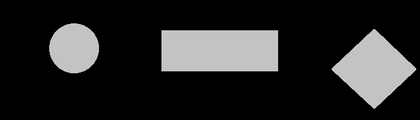
%> input picture test.png, 420 x 120 px, shrunk from 666 x 190 before the run
$ octave ex1.m   (GNU Octave 9; MATLAB toolbox functions it lacks are replaced by stand-ins)
%> lines starting %> are read from the running program, lines starting %| are printed output that depends on the picture; in (x1, y1, x2, y2) boxes, pixels count from 0 and x2, y2 are one past the last pixel; in counts of white or black regions, pixels touching at a corner belong together; the program's own positions count from 1
### angularFunctionDescriptors.m
function angularFunctionDescriptors(curve, nc)

X = curve(1,:);
Y = curve(2,:);
m = length(X);

figure
subplot(231)
plot(X,Y)
title('Contur');

% calcul distante S_i
S = zeros(1,m);
S(1) = sqrt( (X(1)-X(m))^2 + (Y(1)-Y(m))^2 );
for i = 2:m
    S(i) = S(i-1) + sqrt( (X(i)-X(i-1))^2 + (Y(i)-Y(i-1))^2 );
end
L = S(m); % L - lungime perimetru

%calculul functiei de curbura
wnd = 10;
A = zeros(1,m);

for i = 1:m
    % medierea coordonateor pixelilor de pe contur pe o fereastra de
    % dimensiune wnd pentru atenuarea zgomotului
    x1 = 0; x2 = 0; y1 = 0; y2 = 0;
    for j = 1:wnd
        pa = i-j;
        pb = i+j;
        if (pa<1)
            pa = m+pa;
        end

        if(pb>m)
            pb = pb-m;
        end
        x1 = x1 + X(pa);
        y1 = y1 + Y(pa);

        x2 = x2 + X(pa);
        y2 = y2 + Y(pa);
    end

    x1 = x1/wnd;
    y1 = y1/wnd;

    x2 = x2/wnd;
    y2 = y2/wnd;

    % calculul valorii functiei de curbura in punctul i de pe contur
    dx = x2-x1;
    dy = y2-y1;

    if (dx == 0)
        dx = .00001;
    end
    if ((dx>0) && (dy>0))
        A(i) = atan(dy/dx);
    elseif ((dx>0) && (dy<0))
        A(i) = atan(dy/dx) + 2*pi;
    else
        A(i) = atan(dy/dx) + pi;
    end
end

subplot(232)
plot(S, A);
axis([0,S(m), -1, 2*pi+1]);
title('\phi(s)');

% calculul functiei unghiulare cumulative
G = zeros(1, m);
for i = 2:m
    dA = A(i)-A(i-1);
    d = min(abs(dA), abs(abs(dA)-2*pi));
    if (d > 0.5)
        G(i) = G(i-1);
    elseif (dA < -pi)
        G(i) = G(i-1) - (dA + 2*pi);
    elseif (dA > -pi)
        G(i) = G(i-1) - (dA - 2*pi);
    else
        G(i) = G(i-1) - dA;
    end
end

subplot(233)
plot(S,G);
axis([0, S(m), -2*pi-1, 1]);
title('Functie unghiulara cumulativa \gamma(s)');

t = (2*pi*S)/L;
F = G + t;
subplot(234)
plot(t, F);
axis([0, 2*pi, -2*pi, 2*pi]);
title('Functie unghiulara cumulativa normalizata \gamma^*(t)');

% calculul descriptorilor Fourier
a = zeros(1, nc);
b = zeros(1, nc);

for k = 1:nc
    a(k) = a(k) + G(1)*(S(1))*cos(2*pi*k*S(1)/L);
    b(k) = b(k) + G(1)*(S(1))*sin(2*pi*k*S(1)/L);
    for i = 2:m
        a(k) = a(k) + G(i)*(S(i)-S(i-1))*cos(2*pi*k*S(i)/L);
        b(k) = b(k) + G(i)*(S(i)-S(i-1))*sin(2*pi*k*S(i)/L);
    end
    a(k) = a(k)*(2/L);
    b(k) = b(k)*(2/L)-2/k;
end

subplot(235)
bar(a);
title('Descriptori Fourier a_k')

subplot(236)
bar(b)
title('Descriptori Fourier b_k')

end

### ellipticFourierDescriptors.m
function ellipticFourierDescriptors(c, nc)

X = c(1,:);
Y = c(2,:);
m = length(X);
T = m;
w = 2*pi/T;
tau = T/m;

% calculul coeficientilor seriei Fourier
ax = [];
bx = [];
for k = 1:nc
    ax(k) = 0;
    bx(k) = 0;
    for i = 1:m
        ax(k) = ax(k) + X(i)*cos(k*w*i*tau);
        bx(k) = bx(k) + X(i)*sin(k*w*i*tau);
    end
end

ax = (2/m)*ax;
bx = (2/m)*bx;
ax0 = 2/m*sum(X);
bx0 = 0;

ay = [];
by = [];

for k = 1:nc
    ay(k) = 0;
    by(k) = 0;
    for i = 1:m
        ay(k) = ay(k) + Y(i)*cos(k*w*i*tau);
        by(k) = by(k) + Y(i)*sin(k*w*i*tau);
    end
end

ay = (2/m)*ay;
by = (2/m)*by;
ay0 = 2/m*sum(Y);
by0 = 0;

### ex1.m
clear, close all

im = imread('test.png');
%> im is the input picture: size 120x420x3 uint8; min 0, max 229, mean 39.6
imshow(im)

if (~islogical(im))
    % transformare imagine RGB in imagine cu nuante de gri
    if (ndims(im)>2)
        im = rgb2gray(im);
%> im: size 120x420 uint8
    end
    % calcul prag in functie de care se va binariza imaginea
   level=graythresh(im);
%> level = 0.38
    % binarizare imagine
    BW = im2bw(im,level);
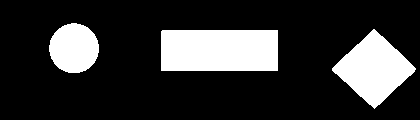
%> BW: size 120x420 logical; 20.3% white; 3 white regions, box (x1, y1, x2, y2) and area: (161, 30, 278, 71) 4796, (332, 29, 416, 109) 3472, (49, 23, 99, 73) 1946
end
figure, imshow(BW)
% daca in urma binarizarii fundalul este alb si obiectele negre, se va complementa imaginea
% BW = ~BW;
% figure, imshow(BW)
[B,L,N] = bwboundaries(BW,'noholes');
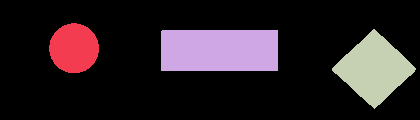
%> L: size 120x420 double; 4 distinct labels, from 0 to 3; one colour per label, 0 black
%> B = 3 boundaries; box (x1, y1, x2, y2) and points: (161, 30, 278, 71) 312, (332, 29, 416, 109) 171, (49, 23, 99, 73) 139; N = 3

nc = 15;
for k=1:N
    X = B{k}(:,2);
    Y = B{k}(:,1);
    contur = [X'; Y'];

    angularFunctionDescriptors(contur, nc);
   ellipticFourierDescriptors(contur, nc);

   %pause

end
%> this loop made 3 passes
%> (L in angularFunctionDescriptors, T in ellipticFourierDescriptors, w in ellipticFourierDescriptors, ax0 in ellipticFourierDescriptors, ay0 in ellipticFourierDescriptors) on passes 1 to 3: (162, 139, 0.0452, 148.7, 97.78), (311.4, 312, 0.0201, 440, 102), (233.8, 171, 0.0367, 748.5, 139.1)
%> pass 1, `angularFunctionDescriptors(contur, nc);`:
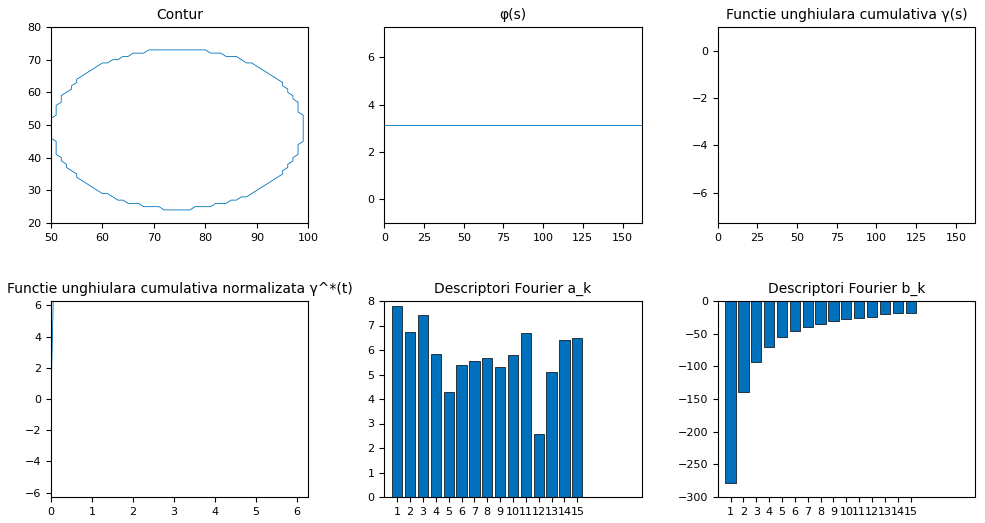
%> figure redrawn from the program's plot data, 6 panels; panel 3: curve peaks at x = 162, y = 867.1, above the top of the axes; panel 5: tallest bar 7.79 high, from x = 0.6 to 1.4; panel 6: tallest bar 278.2 high, from x = 0.6 to 1.4
%> pass 2, `angularFunctionDescriptors(contur, nc);`:
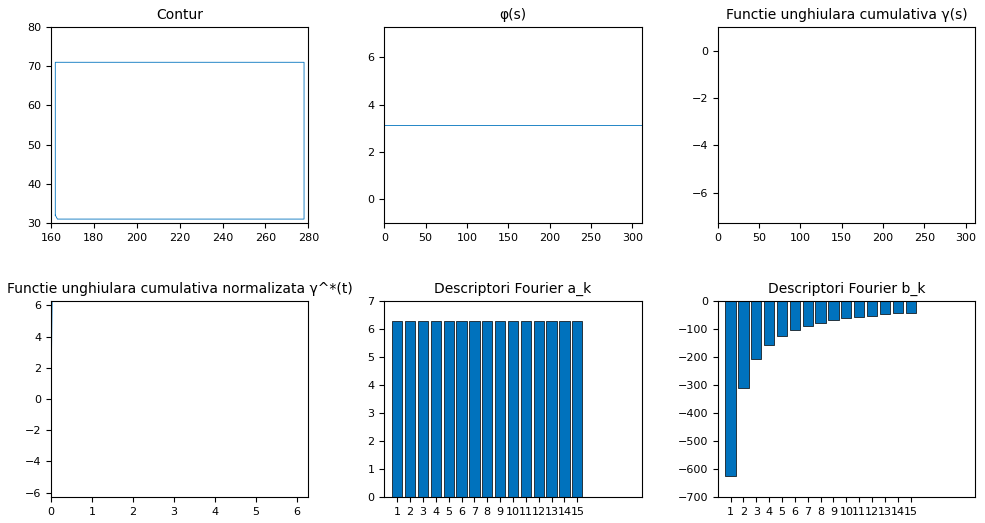
%> figure redrawn from the program's plot data, 6 panels; panel 3: curve peaks at x = 311.4, y = 1954.1, above the top of the axes; panel 5: tallest bar 6.29 high, from x = 0.6 to 1.4; panel 6: tallest bar 624.8 high, from x = 0.6 to 1.4
